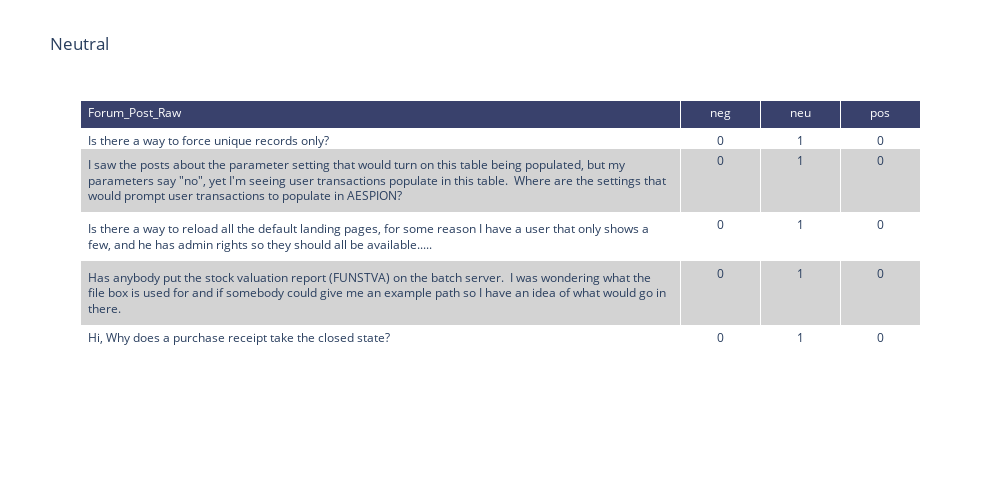
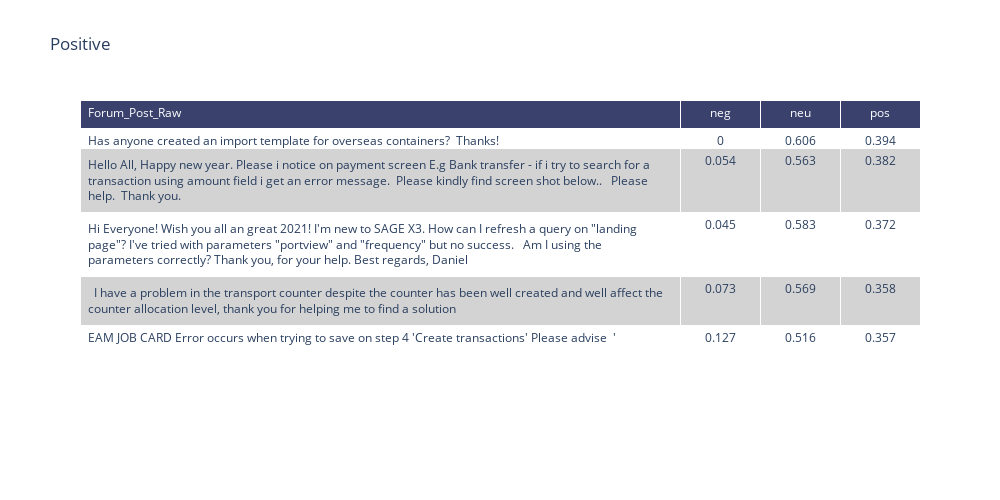
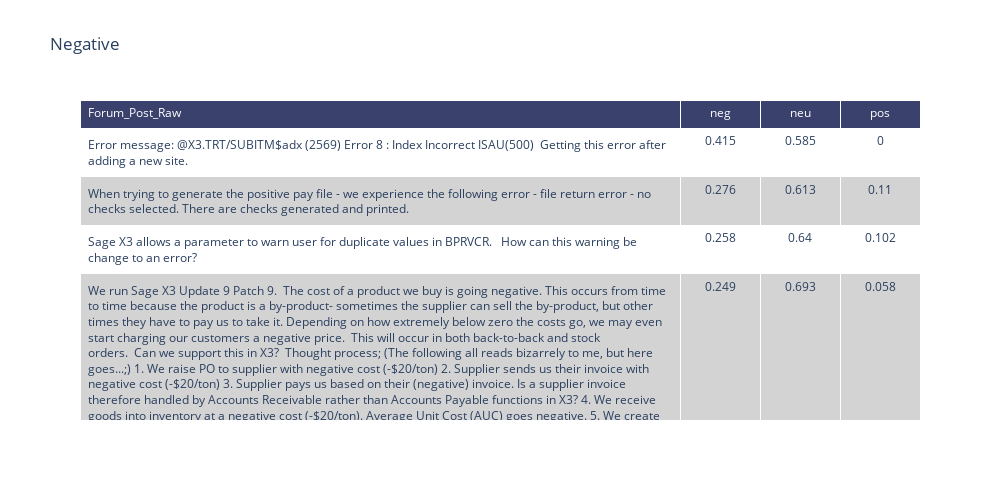

These figures' notebook cell, in order:
### Code cell
import plotly.graph_objects as go
import pandas as pd

def WriteMyTable(dataSets):
    for frame in dataSets:
        headerColor = 'grey'
        rowEvenColor = 'lightgrey'
        rowOddColor = 'white'

        fig = go.Figure(data=[go.Table(
            columnwidth = [300,40,40,40],
            header=dict(values=[x for x in features],
                        fill_color='#39416C',                
                        font=dict(color='white', size=12),
                        align=['left', 'center', 'center', 'center']),
            cells=dict(values=[frame.Forum_Post_Raw, frame.neg, frame.neu, frame.pos],
                    fill_color = [[rowOddColor,rowEvenColor,rowOddColor, rowEvenColor,rowOddColor]*5],
                    align=['left', 'center', 'center', 'center']))
        ])
        fig.update_layout(title=frame.name, width=1000, height=500)
        fig.write_html(frame.name+".html")
        fig.show()

WriteMyTable(dataSets)

### Figure 1 — Plotly figure (JSON) as saved in the notebook; plotly's stock layout.template omitted (floating-point values rounded to 4 significant figures)
{"data": [{"cells": {"align": ["left", "center", "center", "center"], "fill": {"color": [["white", "lightgrey", "white", "lightgrey", "white", "white", "lightgrey", "white", "lightgrey", "white", "white", "lightgrey", "white", "lightgrey", "white", "white", "lightgrey", "white", "lightgrey", "white", "white", "lightgrey", "white", "lightgrey", "white"]]}, "values": [["Is there a way to force unique records only?", "I saw the posts about the parameter setting that would turn on this table being populated, but my parameters say \"no\", yet I'm seeing user transactions populate in this table.  Where are the settings that would prompt user transactions to populate in AESPION?", "Is there a way to reload all the default landing pages, for some reason I have a user that only shows a few, and he has admin rights so they should all be available.....", "Has anybody put the stock valuation report (FUNSTVA) on the batch server. \nI was wondering what the file box is used for and if somebody could give me an example path so I have an idea of what would go in there. ", "Hi,\nWhy does a purchase receipt take the closed state?"], [0, 0, 0, 0, 0], [1, 1, 1, 1, 1], [0, 0, 0, 0, 0]]}, "columnwidth": [300, 40, 40, 40], "header": {"align": ["left", "center", "center", "center"], "fill": {"color": "#39416C"}, "font": {"color": "white", "size": 12}, "values": ["Forum_Post_Raw", "neg", "neu", "pos"]}, "type": "table"}], "layout": {"height": 500, "title": {"text": "Neutral"}, "width": 1000}}

### Figure 2 — Plotly figure (JSON) as saved in the notebook; plotly's stock layout.template omitted (floating-point values rounded to 4 significant figures)
{"data": [{"cells": {"align": ["left", "center", "center", "center"], "fill": {"color": [["white", "lightgrey", "white", "lightgrey", "white", "white", "lightgrey", "white", "lightgrey", "white", "white", "lightgrey", "white", "lightgrey", "white", "white", "lightgrey", "white", "lightgrey", "white", "white", "lightgrey", "white", "lightgrey", "white"]]}, "values": [["Has anyone created an import template for overseas containers?  Thanks!", "Hello All,\nHappy new year.\nPlease i notice on payment screen E.g Bank transfer - if i try to search for a transaction using amount field i get an error message. \nPlease kindly find screen shot below..\n\n\nPlease help.\n\nThank you.", "Hi Everyone! Wish you all an great 2021!\nI'm new to SAGE X3.\nHow can I refresh a query on \"landing page\"?\nI've tried with parameters \"portview\" and \"frequency\" but no success. \n\nAm I using the parameters correctly?\nThank you, for your help.\nBest regards,\nDaniel", "\n\nI have a problem in the transport counter despite the counter has been well created and well affect the counter allocation level, thank you for helping me to find a solution\n\n\n", "EAM JOB CARD Error occurs when trying to save on step 4 'Create transactions'\nPlease advise\n\n'"], [0, 0.054, 0.045, 0.073, 0.127], [0.606, 0.563, 0.583, 0.569, 0.516], [0.394, 0.382, 0.372, 0.358, 0.357]]}, "columnwidth": [300, 40, 40, 40], "header": {"align": ["left", "center", "center", "center"], "fill": {"color": "#39416C"}, "font": {"color": "white", "size": 12}, "values": ["Forum_Post_Raw", "neg", "neu", "pos"]}, "type": "table"}], "layout": {"height": 500, "title": {"text": "Positive"}, "width": 1000}}

### Figure 3 — Plotly figure (JSON) as saved in the notebook; plotly's stock layout.template omitted (floating-point values rounded to 4 significant figures)
{"data": [{"cells": {"align": ["left", "center", "center", "center"], "fill": {"color": [["white", "lightgrey", "white", "lightgrey", "white", "white", "lightgrey", "white", "lightgrey", "white", "white", "lightgrey", "white", "lightgrey", "white", "white", "lightgrey", "white", "lightgrey", "white", "white", "lightgrey", "white", "lightgrey", "white"]]}, "values": [["Error message:\n@X3.TRT/SUBITM$adx (2569) Error 8 : Index Incorrect ISAU(500)\n\nGetting this error after adding a new site.\n", "When trying to generate the positive pay file - we experience the following error - file return error - no checks selected. There are checks generated and printed.", "Sage X3 allows a parameter to warn user for duplicate values in BPRVCR. \n\nHow can this warning be change to an error? \n", "We run Sage X3 Update 9 Patch 9.\n\nThe cost of a product we buy is going negative.\nThis occurs from time to time because the product is a by-product- sometimes the supplier can sell the by-product, but other times they have to pay us to take it.\nDepending on how extremely below zero the costs go, we may even start charging our customers a negative price. \nThis will occur in both back-to-back and stock orders.\n\nCan we support this in X3?\n\nThought process;\n(The following all reads bizarrely to me, but here goes...;)\n1. We raise PO to supplier with negative cost (-$20/ton)\n2. Supplier sends us their invoice with negative cost (-$20/ton)\n3. Supplier pays us based on their (negative) invoice. Is a supplier invoice therefore handled by Accounts Receivable rather than Accounts Payable functions in X3?\n4. We receive goods into inventory at a negative cost (-$20/ton). Average Unit Cost (AUC) goes negative.\n5. We create Sales Order with negative gross price (-$5) and negative cost ($-20) to Customer (Margin = +$15)\n6. We create Sales Delivery with negative gross price (-$5) to Customer.\n7. We create Sales Invoice with negative gross price (-$5) and negative cost ($-20) to Customer (Margin = +$15) \n8. We pay Customer based on our Sales Invoice with negative gross price. Is our Invoice to Customer therefore managed by our Accounts Payable rather than Accounts Receivable functions in X3?\n\nIs this high level process supportable/logical/sensible in X3?\nSteps 3 and 8 are standing out to me the most in consideration of \"How will that work?\"\nAny advice would be appreciated. Thanks in advance.", "D:\\Sage\\SAGEX3V7\\X3V71\\folders\\TEST\\TRT\\WGWMSFCSTD.adx : File Non-existent\n\nHow to resolve this error.\n\nRegards\n"], [0.415, 0.276, 0.258, 0.249, 0.246], [0.585, 0.613, 0.64, 0.693, 0.55], [0, 0.11, 0.102, 0.058, 0.204]]}, "columnwidth": [300, 40, 40, 40], "header": {"align": ["left", "center", "center", "center"], "fill": {"color": "#39416C"}, "font": {"color": "white", "size": 12}, "values": ["Forum_Post_Raw", "neg", "neu", "pos"]}, "type": "table"}], "layout": {"height": 500, "title": {"text": "Negative"}, "width": 1000}}
